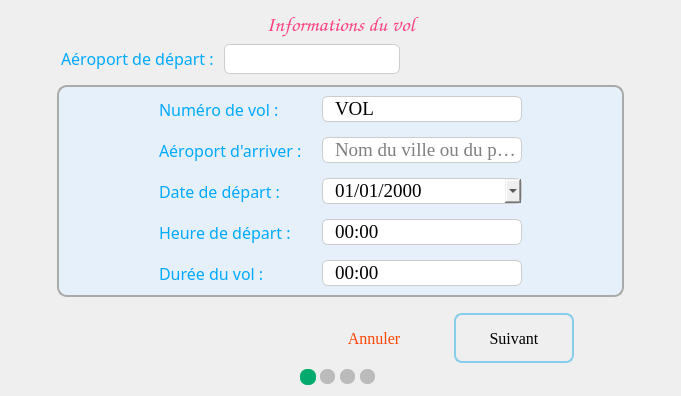
          <widget class="QWidget" name="page_24">
           <layout class="QGridLayout" name="gridLayout_2">
            <item row="2" column="2">
             <spacer name="horizontalSpacer_25">
              <property name="orientation">
               <enum>Qt::Orientation::Horizontal</enum>
              </property>
              <property name="sizeType">
               <enum>QSizePolicy::Policy::Preferred</enum>
              </property>
              <property name="sizeHint" stdset="0">
               <size>
                <width>40</width>
                <height>20</height>
               </size>
              </property>
             </spacer>
            </item>
            <item row="4" column="1" alignment="Qt::AlignmentFlag::AlignHCenter">
             <widget class="QGroupBox" name="groupBox_39">
              <property name="sizePolicy">
               <sizepolicy hsizetype="Expanding" vsizetype="Fixed">
                <horstretch>0</horstretch>
                <verstretch>0</verstretch>
               </sizepolicy>
              </property>
              <property name="minimumSize">
               <size>
                <width>80</width>
                <height>16</height>
               </size>
              </property>
              <property name="maximumSize">
               <size>
                <width>16777215</width>
                <height>16</height>
               </size>
              </property>
              <property name="styleSheet">
               <string notr="true">border : none;</string>
              </property>
              <property name="title">
               <string/>
              </property>
              <widget class="QPushButton" name="pushButton_144">
               <property name="geometry">
                <rect>
                 <x>0</x>
                 <y>0</y>
                 <width>16</width>
                 <height>16</height>
                </rect>
               </property>
               <property name="styleSheet">
                <string notr="true">QPushButton
{
border : none;
background-color : #04AA6D;
border-radius : 7px;
}</string>
               </property>
               <property name="text">
                <string/>
               </property>
              </widget>
              <widget class="QPushButton" name="pushButton_145">
               <property name="geometry">
                <rect>
                 <x>20</x>
                 <y>0</y>
                 <width>15</width>
                 <height>15</height>
                </rect>
               </property>
               <property name="styleSheet">
                <string notr="true">QPushButton
{
border : none;
background-color : #bbbbbb;
border-radius : 7px;
}</string>
               </property>
               <property name="text">
                <string/>
               </property>
              </widget>
              <widget class="QPushButton" name="pushButton_146">
               <property name="geometry">
                <rect>
                 <x>40</x>
                 <y>0</y>
                 <width>15</width>
                 <height>15</height>
                </rect>
               </property>
               <property name="styleSheet">
                <string notr="true">QPushButton
{
border : none;
background-color : #bbbbbb;
border-radius : 7px;
}</string>
               </property>
               <property name="text">
                <string/>
               </property>
              </widget>
              <widget class="QPushButton" name="pushButton_147">
               <property name="geometry">
                <rect>
                 <x>60</x>
                 <y>0</y>
                 <width>15</width>
                 <height>15</height>
                </rect>
               </property>
               <property name="styleSheet">
                <string notr="true">QPushButton
{
border : none;
background-color : #bbbbbb;
border-radius : 7px;
}</string>
               </property>
               <property name="text">
                <string/>
               </property>
              </widget>
             </widget>
            </item>
            <item row="1" column="0" colspan="3">
             <layout class="QHBoxLayout" name="horizontalLayout_6">
              <property name="spacing">
               <number>10</number>
              </property>
              <property name="sizeConstraint">
               <enum>QLayout::SizeConstraint::SetDefaultConstraint</enum>
              </property>
              <property name="leftMargin">
               <number>50</number>
              </property>
              <property name="topMargin">
               <number>0</number>
              </property>
              <property name="bottomMargin">
               <number>5</number>
              </property>
              <item>
               <widget class="QLabel" name="label_14">
                <property name="sizePolicy">
                 <sizepolicy hsizetype="Fixed" vsizetype="Fixed">
                  <horstretch>0</horstretch>
                  <verstretch>0</verstretch>
                 </sizepolicy>
                </property>
                <property name="font">
                 <font>
                  <family>Calisto MT</family>
                  <pointsize>12</pointsize>
                 </font>
                </property>
                <property name="styleSheet">
                 <string notr="true">color: #00aaff;</string>
                </property>
                <property name="text">
                 <string>Aéroport de départ :</string>
                </property>
               </widget>
              </item>
              <item alignment="Qt::AlignmentFlag::AlignLeft">
               <widget class="QLineEdit" name="modAeroportDepart">
                <property name="sizePolicy">
                 <sizepolicy hsizetype="Fixed" vsizetype="Expanding">
                  <horstretch>0</horstretch>
                  <verstretch>0</verstretch>
                 </sizepolicy>
                </property>
                <property name="minimumSize">
                 <size>
                  <width>0</width>
                  <height>30</height>
                 </size>
                </property>
                <property name="maximumSize">
                 <size>
                  <width>16777215</width>
                  <height>40</height>
                 </size>
                </property>
                <property name="font">
                 <font>
                  <family>Times New Roman</family>
                  <pointsize>14</pointsize>
                 </font>
                </property>
                <property name="styleSheet">
                 <string notr="true">QLineEdit {
  border: 1px solid #ccc;
  border-radius: 6px;
}</string>
                </property>
                <property name="alignment">
                 <set>Qt::AlignmentFlag::AlignCenter</set>
                </property>
                <property name="readOnly">
                 <bool>true</bool>
                </property>
                <property name="placeholderText">
                 <string/>
                </property>
               </widget>
              </item>
              <item>
               <spacer name="horizontalSpacer_9">
                <property name="orientation">
                 <enum>Qt::Orientation::Horizontal</enum>
                </property>
                <property name="sizeHint" stdset="0">
                 <size>
                  <width>40</width>
                  <height>20</height>
                 </size>
                </property>
               </spacer>
              </item>
             </layout>
            </item>
            <item row="3" column="1">
             <layout class="QHBoxLayout" name="horizontalLayout_20">
              <property name="spacing">
               <number>20</number>
              </property>
              <property name="leftMargin">
               <number>50</number>
              </property>
              <property name="topMargin">
               <number>10</number>
              </property>
              <property name="rightMargin">
               <number>50</number>
              </property>
              <property name="bottomMargin">
               <number>0</number>
              </property>
              <item>
               <spacer name="horizontalSpacer_22">
                <property name="orientation">
                 <enum>Qt::Orientation::Horizontal</enum>
                </property>
                <property name="sizeHint" stdset="0">
                 <size>
                  <width>40</width>
                  <height>0</height>
                 </size>
                </property>
               </spacer>
              </item>
              <item alignment="Qt::AlignmentFlag::AlignRight">
               <widget class="QPushButton" name="btnAnnulerMod4">
                <property name="sizePolicy">
                 <sizepolicy hsizetype="Fixed" vsizetype="Fixed">
                  <horstretch>0</horstretch>
                  <verstretch>0</verstretch>
                 </sizepolicy>
                </property>
                <property name="minimumSize">
                 <size>
                  <width>120</width>
                  <height>50</height>
                 </size>
                </property>
                <property name="maximumSize">
                 <size>
                  <width>120</width>
                  <height>50</height>
                 </size>
                </property>
                <property name="font">
                 <font>
                  <family>Georgia</family>
                  <pointsize>12</pointsize>
                 </font>
                </property>
                <property name="styleSheet">
                 <string notr="true">QPushButton {
border : none;
color : orangered;
}
QPushButton:hover {
text-decoration : underline;
}</string>
                </property>
                <property name="text">
                 <string>Annuler</string>
                </property>
                <property name="iconSize">
                 <size>
                  <width>20</width>
                  <height>20</height>
                 </size>
                </property>
               </widget>
              </item>
              <item alignment="Qt::AlignmentFlag::AlignRight">
               <widget class="QPushButton" name="btnSuivant4">
                <property name="enabled">
                 <bool>true</bool>
                </property>
                <property name="sizePolicy">
                 <sizepolicy hsizetype="Fixed" vsizetype="Fixed">
                  <horstretch>0</horstretch>
                  <verstretch>0</verstretch>
                 </sizepolicy>
                </property>
                <property name="minimumSize">
                 <size>
                  <width>120</width>
                  <height>50</height>
                 </size>
                </property>
                <property name="maximumSize">
                 <size>
                  <width>120</width>
                  <height>50</height>
                 </size>
                </property>
                <property name="font">
                 <font>
                  <family>Georgia</family>
                  <pointsize>12</pointsize>
                 </font>
                </property>
                <property name="styleSheet">
                 <string notr="true">QPushButton {
    background: qlineargradient(x1:0, y1:0, x2:0, y2:1,
                                stop:0 #00aaff, stop:1 #f0f0f0);
    border: 2px solid skyblue;
    border-radius: 8px;
    padding: 5px;
    color: black;
}

QPushButton:hover {
    background: qlineargradient(x1:0, y1:0, x2:0, y2:1,
                                stop:0 #f0f0f0, stop:1 #00aaff);
    border: 2px solid skyblue;
}

QPushButton:pressed {
    background: qlineargradient(x1:0, y1:0, x2:0, y2:1,
                                stop:0 #f0f0f0, stop:1 #0080ff);
    border: 2px solid teal;
}</string>
                </property>
                <property name="text">
                 <string>Suivant</string>
                </property>
                <property name="icon">
                 <iconset resource="ressources/icons.qrc">
                  <normaloff>:/icons/suivant.png</normaloff>:/icons/suivant.png</iconset>
                </property>
                <property name="iconSize">
                 <size>
                  <width>20</width>
                  <height>20</height>
                 </size>
                </property>
               </widget>
              </item>
             </layout>
            </item>
            <item row="2" column="1">
             <widget class="QFrame" name="frame_3">
              <property name="sizePolicy">
               <sizepolicy hsizetype="Expanding" vsizetype="Preferred">
                <horstretch>0</horstretch>
                <verstretch>0</verstretch>
               </sizepolicy>
              </property>
              <property name="styleSheet">
               <string notr="true">QFrame {
border : 2px solid #aaaaaa;
background-color : #E6F0FA;
border-radius : 10px;
}</string>
              </property>
              <property name="frameShape">
               <enum>QFrame::Shape::StyledPanel</enum>
              </property>
              <property name="frameShadow">
               <enum>QFrame::Shadow::Raised</enum>
              </property>
              <layout class="QGridLayout" name="gridLayout_10">
               <property name="leftMargin">
                <number>100</number>
               </property>
               <property name="rightMargin">
                <number>100</number>
               </property>
               <property name="bottomMargin">
                <number>9</number>
               </property>
               <property name="horizontalSpacing">
                <number>20</number>
               </property>
               <property name="verticalSpacing">
                <number>15</number>
               </property>
               <item row="0" column="0">
                <widget class="QLabel" name="label_22">
                 <property name="font">
                  <font>
                   <family>Calisto MT</family>
                   <pointsize>12</pointsize>
                  </font>
                 </property>
                 <property name="styleSheet">
                  <string notr="true">border : none;
color: #00aaff;</string>
                 </property>
                 <property name="text">
                  <string>Numéro de vol :</string>
                 </property>
                </widget>
               </item>
               <item row="0" column="1">
                <widget class="QLineEdit" name="modNumeroVol">
                 <property name="sizePolicy">
                  <sizepolicy hsizetype="Expanding" vsizetype="Expanding">
                   <horstretch>0</horstretch>
                   <verstretch>0</verstretch>
                  </sizepolicy>
                 </property>
                 <property name="minimumSize">
                  <size>
                   <width>200</width>
                   <height>25</height>
                  </size>
                 </property>
                 <property name="maximumSize">
                  <size>
                   <width>600</width>
                   <height>40</height>
                  </size>
                 </property>
                 <property name="font">
                  <font>
                   <family>Times New Roman</family>
                   <pointsize>14</pointsize>
                  </font>
                 </property>
                 <property name="styleSheet">
                  <string notr="true">QLineEdit {
  border: 1px solid #ccc;
  border-radius: 6px;
padding-left : 10px;
}
QLineEdit:focus {
background-color : white;
border : 1px solid #a5a5a5;
}</string>
                 </property>
                 <property name="inputMask">
                  <string>VOL000</string>
                 </property>
                 <property name="placeholderText">
                  <string>Numéro de vol</string>
                 </property>
                </widget>
               </item>
               <item row="1" column="0">
                <widget class="QLabel" name="label_30">
                 <property name="font">
                  <font>
                   <family>Calisto MT</family>
                   <pointsize>12</pointsize>
                  </font>
                 </property>
                 <property name="styleSheet">
                  <string notr="true">border : none;
color: #00aaff;</string>
                 </property>
                 <property name="text">
                  <string>Aéroport d'arriver :</string>
                 </property>
                </widget>
               </item>
               <item row="1" column="1">
                <widget class="QLineEdit" name="modAeroportArriver">
                 <property name="sizePolicy">
                  <sizepolicy hsizetype="Expanding" vsizetype="Expanding">
                   <horstretch>0</horstretch>
                   <verstretch>0</verstretch>
                  </sizepolicy>
                 </property>
                 <property name="minimumSize">
                  <size>
                   <width>200</width>
                   <height>25</height>
                  </size>
                 </property>
                 <property name="maximumSize">
                  <size>
                   <width>600</width>
                   <height>40</height>
                  </size>
                 </property>
                 <property name="font">
                  <font>
                   <family>Times New Roman</family>
                   <pointsize>14</pointsize>
                  </font>
                 </property>
                 <property name="styleSheet">
                  <string notr="true">QLineEdit {
  border: 1px solid #ccc;
  border-radius: 6px;
padding-left : 10px;
}
QLineEdit:focus {
background-color : white;
border : 1px solid #a5a5a5;
}</string>
                 </property>
                 <property name="placeholderText">
                  <string>Nom du ville ou du pays</string>
                 </property>
                </widget>
               </item>
               <item row="2" column="0">
                <widget class="QLabel" name="label_26">
                 <property name="font">
                  <font>
                   <family>Calisto MT</family>
                   <pointsize>12</pointsize>
                  </font>
                 </property>
                 <property name="styleSheet">
                  <string notr="true">border : none;
color: #00aaff;</string>
                 </property>
                 <property name="text">
                  <string>Date de départ :</string>
                 </property>
                </widget>
               </item>
               <item row="2" column="1">
                <widget class="QDateEdit" name="modDateDepart">
                 <property name="sizePolicy">
                  <sizepolicy hsizetype="Expanding" vsizetype="Expanding">
                   <horstretch>0</horstretch>
                   <verstretch>0</verstretch>
                  </sizepolicy>
                 </property>
                 <property name="minimumSize">
                  <size>
                   <width>200</width>
                   <height>25</height>
                  </size>
                 </property>
                 <property name="maximumSize">
                  <size>
                   <width>600</width>
                   <height>40</height>
                  </size>
                 </property>
                 <property name="font">
                  <font>
                   <family>Times New Roman</family>
                   <pointsize>14</pointsize>
                  </font>
                 </property>
                 <property name="styleSheet">
                  <string notr="true">QDateEdit {
  border: 1px solid #ccc;
  border-radius: 6px;
padding-left : 10px;
}</string>
                 </property>
                 <property name="displayFormat">
                  <string>dd/MM/yyyy</string>
                 </property>
                 <property name="calendarPopup">
                  <bool>true</bool>
                 </property>
                </widget>
               </item>
               <item row="3" column="0">
                <widget class="QLabel" name="label_35">
                 <property name="font">
                  <font>
                   <family>Calisto MT</family>
                   <pointsize>12</pointsize>
                  </font>
                 </property>
                 <property name="styleSheet">
                  <string notr="true">border : none;
color: #00aaff;</string>
                 </property>
                 <property name="text">
                  <string>Heure de départ :</string>
                 </property>
                </widget>
               </item>
               <item row="3" column="1">
                <widget class="QTimeEdit" name="modHeureDepart">
                 <property name="sizePolicy">
                  <sizepolicy hsizetype="Expanding" vsizetype="Expanding">
                   <horstretch>0</horstretch>
                   <verstretch>0</verstretch>
                  </sizepolicy>
                 </property>
                 <property name="minimumSize">
                  <size>
                   <width>200</width>
                   <height>25</height>
                  </size>
                 </property>
                 <property name="maximumSize">
                  <size>
                   <width>600</width>
                   <height>40</height>
                  </size>
                 </property>
                 <property name="font">
                  <font>
                   <family>Times New Roman</family>
                   <pointsize>14</pointsize>
                  </font>
                 </property>
                 <property name="styleSheet">
                  <string notr="true">QTimeEdit {
  border: 1px solid #ccc;
  border-radius: 6px;
padding-left : 10px;
}
QTimeEdit:focus {
background-color : white;
border : 1px solid #a5a5a5;
}</string>
                 </property>
                 <property name="wrapping">
                  <bool>false</bool>
                 </property>
                 <property name="buttonSymbols">
                  <enum>QAbstractSpinBox::ButtonSymbols::NoButtons</enum>
                 </property>
                 <property name="maximumTime">
                  <time>
                   <hour>23</hour>
                   <minute>59</minute>
                   <second>59</second>
                  </time>
                 </property>
                 <property name="displayFormat">
                  <string>HH:mm</string>
                 </property>
                 <property name="calendarPopup">
                  <bool>true</bool>
                 </property>
                </widget>
               </item>
               <item row="4" column="0">
                <widget class="QLabel" name="label_36">
                 <property name="font">
                  <font>
                   <family>Calisto MT</family>
                   <pointsize>12</pointsize>
                  </font>
                 </property>
                 <property name="styleSheet">
                  <string notr="true">border : none;
color: #00aaff;</string>
                 </property>
                 <property name="text">
                  <string>Durée du vol :</string>
                 </property>
                </widget>
               </item>
               <item row="4" column="1">
                <widget class="QTimeEdit" name="modDuree">
                 <property name="sizePolicy">
                  <sizepolicy hsizetype="Expanding" vsizetype="Expanding">
                   <horstretch>0</horstretch>
                   <verstretch>0</verstretch>
                  </sizepolicy>
                 </property>
                 <property name="minimumSize">
                  <size>
                   <width>200</width>
                   <height>25</height>
                  </size>
                 </property>
                 <property name="maximumSize">
                  <size>
                   <width>600</width>
                   <height>40</height>
                  </size>
                 </property>
                 <property name="font">
                  <font>
                   <family>Times New Roman</family>
                   <pointsize>14</pointsize>
                  </font>
                 </property>
                 <property name="styleSheet">
                  <string notr="true">QTimeEdit {
  border: 1px solid #ccc;
  border-radius: 6px;
padding-left : 10px;
}
QTimeEdit:focus {
background-color : white;
border : 1px solid #a5a5a5;
}</string>
                 </property>
                 <property name="buttonSymbols">
                  <enum>QAbstractSpinBox::ButtonSymbols::NoButtons</enum>
                 </property>
                 <property name="displayFormat">
                  <string>ss:mm</string>
                 </property>
                </widget>
               </item>
              </layout>
             </widget>
            </item>
            <item row="0" column="1">
             <widget class="QLabel" name="label_29">
              <property name="sizePolicy">
               <sizepolicy hsizetype="Preferred" vsizetype="Fixed">
                <horstretch>0</horstretch>
                <verstretch>0</verstretch>
               </sizepolicy>
              </property>
              <property name="font">
               <font>
                <family>Comic Sans MS</family>
                <pointsize>16</pointsize>
               </font>
              </property>
              <property name="styleSheet">
               <string notr="true">color: #FF4081;</string>
              </property>
              <property name="text">
               <string>Informations du vol</string>
              </property>
              <property name="textFormat">
               <enum>Qt::TextFormat::AutoText</enum>
              </property>
              <property name="alignment">
               <set>Qt::AlignmentFlag::AlignCenter</set>
              </property>
              <property name="margin">
               <number>10</number>
              </property>
             </widget>
            </item>
            <item row="2" column="0">
             <spacer name="horizontalSpacer_24">
              <property name="orientation">
               <enum>Qt::Orientation::Horizontal</enum>
              </property>
              <property name="sizeType">
               <enum>QSizePolicy::Policy::Preferred</enum>
              </property>
              <property name="sizeHint" stdset="0">
               <size>
                <width>40</width>
                <height>20</height>
               </size>
              </property>
             </spacer>
            </item>
           </layout>
          </widget>
